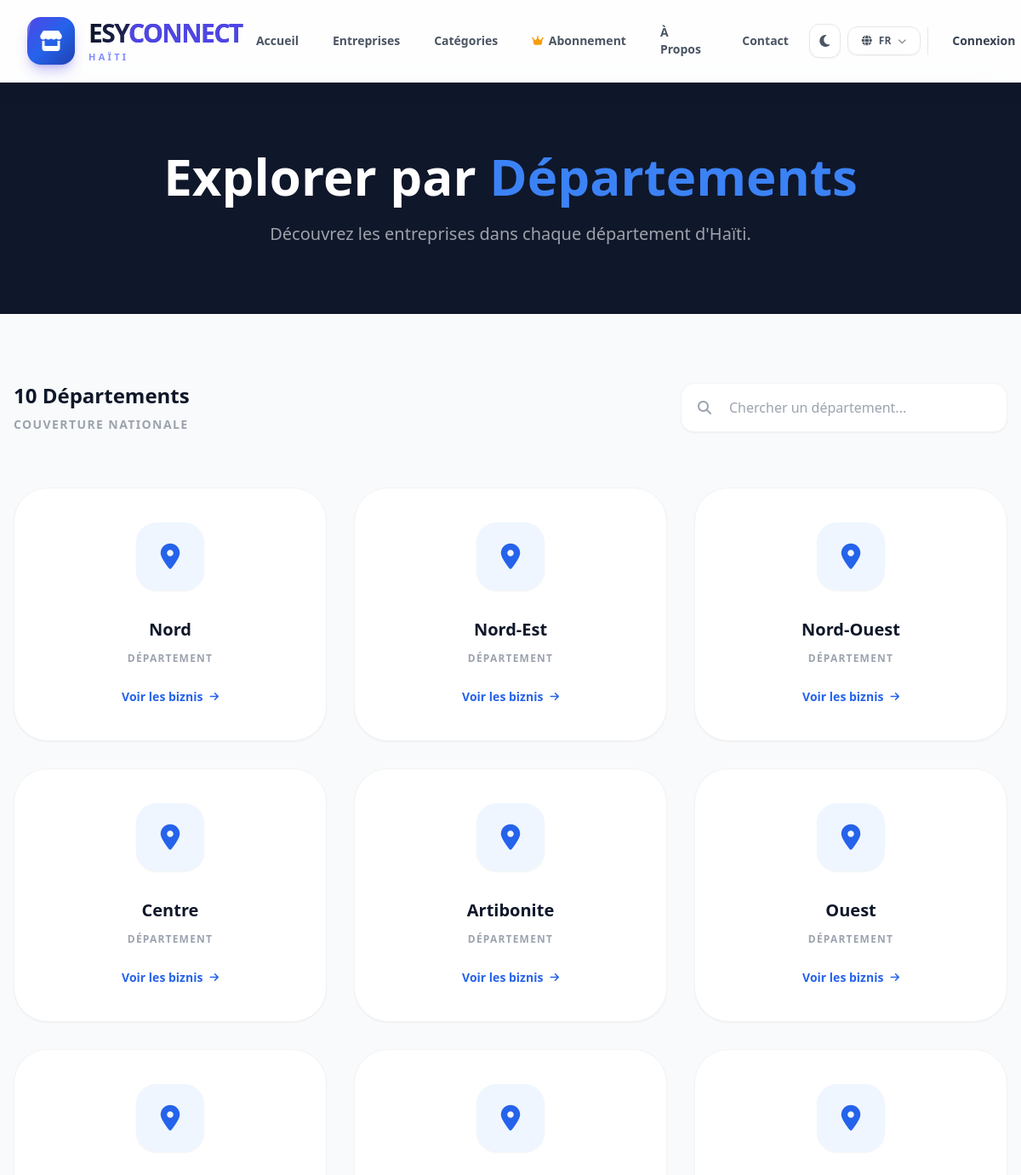
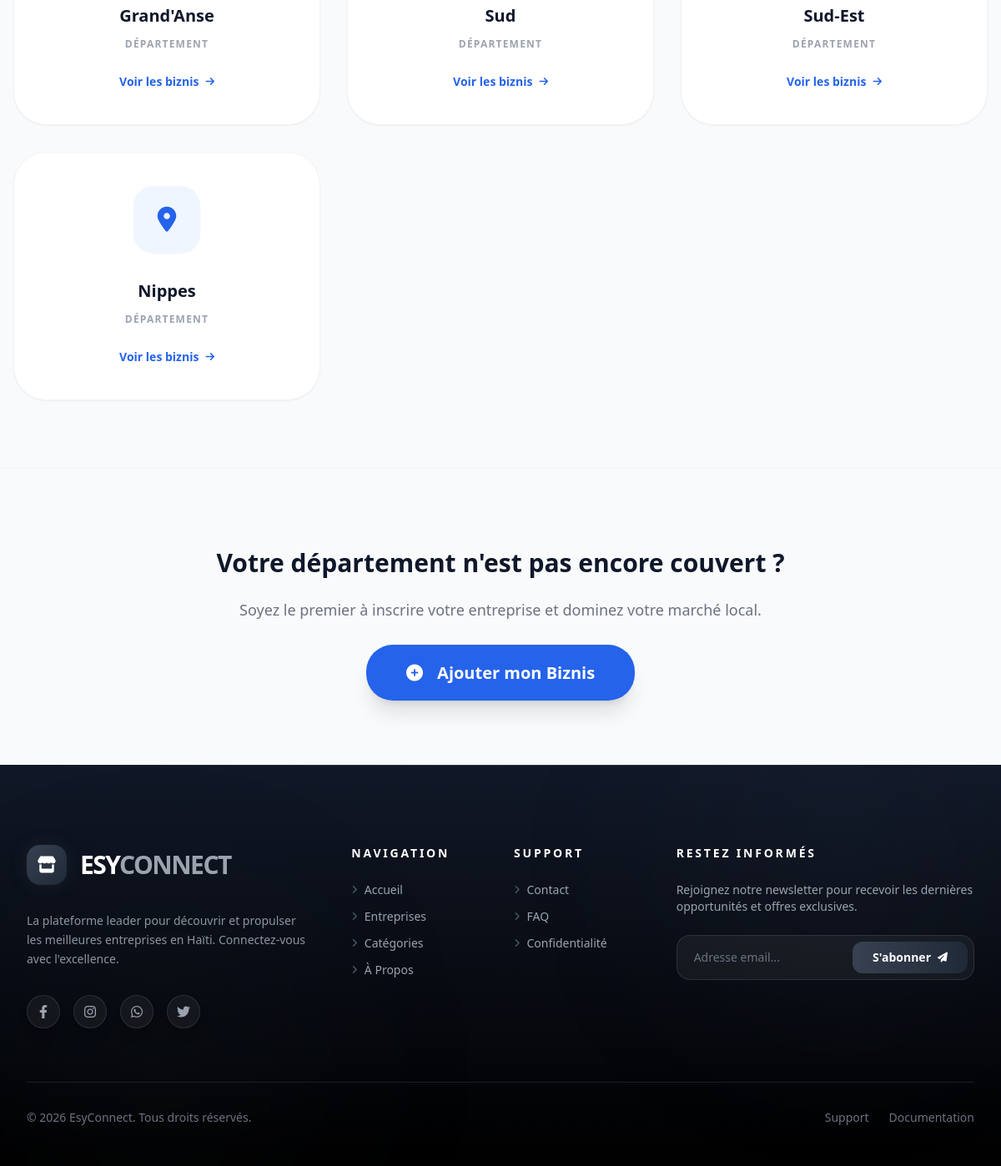
/fr/departements/, run on the app's committed database (2 pictures, top to bottom).
### business/models.py (models this page shows, shortened)
class Department(models.Model):
    name = models.CharField(max_length=100)
    class Meta:
        verbose_name = "Département"
        verbose_name_plural = "Départements"
    @property
    def slug(self):
        from django.utils.text import slugify
        return slugify(self.name)

### business/views.py (the view)
# urls.py: path('departements/', views.departments, name='departments'),
def departments(request):
    depts = Department.objects.prefetch_related('villes').all()
    return render(request, 'business/departments.html', {'departments': depts})

### templates/business/departments.html (shortened to what this page needs)
{% extends 'base.html' %}
{% load static %}
{% load i18n %}
{% block content %}
<div class="bg-esy-dark py-20">
    <div class="max-w-7xl mx-auto px-4 text-center">
        <h1 class="text-4xl md:text-6xl font-black text-white mb-6">{% trans "Explorer par" %} <span class="text-esy-blue-500">{% trans "Départements" %}</span></h1>
        <p class="text-xl text-white/60 font-medium max-w-2xl mx-auto">
            {% trans "Découvrez les entreprises dans chaque département d'Haïti." %}
        </p>
    </div>
</div>
<div class="max-w-7xl mx-auto px-4 py-20">
    <div class="mb-16 flex flex-col md:flex-row justify-between items-center gap-8">
        <div class="text-center md:text-left">
            <h2 class="text-2xl font-black text-esy-dark mb-2">{{ departments|length }} {% trans "Départements" %}</h2>
            <p class="text-gray-400 font-bold text-sm uppercase tracking-widest">{% trans "Couverture nationale" %}</p>
        </div>
        <div class="w-full md:w-96 relative">
            <i class="fas fa-search absolute left-5 top-1/2 -translate-y-1/2 text-gray-400"></i>
            <input type="text" id="departmentSearch" placeholder="{% trans 'Chercher un département...' %}"
                   class="w-full pl-14 pr-6 py-4 rounded-2xl bg-white border border-gray-100 shadow-sm focus:ring-2 focus:ring-esy-blue-600 focus:border-transparent transition-all font-medium">
        </div>
    </div>
    <div class="grid grid-cols-1 md:grid-cols-2 lg:grid-cols-3 xl:grid-cols-4 gap-8">
        {% for department in departments %}
        <a href="{% url 'business:department_detail' department.slug %}" class="group bg-white p-10 rounded-[2.5rem] border border-gray-100 shadow-sm hover:-translate-y-1 hover:shadow-lg transition-all duration-300 text-center">
            <div class="w-20 h-20 bg-esy-blue-50 text-esy-blue-600 rounded-3xl flex items-center justify-center mx-auto mb-8 text-3xl group-hover:bg-esy-blue-600 group-hover:text-white transition-all duration-300 shadow-sm">
                <i class="fas fa-map-marker-alt"></i>
            </div>
            <h3 class="text-xl font-black text-esy-dark mb-3">{{ department.name }}</h3>
            <p class="text-gray-400 font-bold text-xs uppercase tracking-widest mb-6">
                {% trans "Département" %}
            </p>
            <div class="inline-flex items-center text-esy-blue-600 font-black text-sm group-hover:gap-2 transition-all">
                {% trans "Voir les biznis" %} <i class="fas fa-arrow-right ml-2 text-xs"></i>
            </div>
        </a>
        {% endfor %}
    </div>
</div>
<div class="bg-gray-50 py-24 border-t border-gray-100">
    <div class="max-w-4xl mx-auto px-4 text-center">
        <h2 class="text-3xl font-black text-esy-dark mb-6">{% trans "Votre département n'est pas encore couvert ?" %}</h2>
        <p class="text-gray-500 font-medium text-lg mb-12">
            {% trans "Soyez le premier à inscrire votre entreprise et dominez votre marché local." %}
        </p>
        <a href="{% url 'business:register' %}" class="bg-esy-blue-600 text-white px-12 py-5 rounded-[2rem] font-black text-xl shadow-xl hover:scale-105 transition transform">
            <i class="fas fa-plus-circle mr-3"></i> {% trans "Ajouter mon Biznis" %}
        </a>
    </div>
</div>
{% endblock %}

### templates/base.html (style rules this page uses)
html, body { overflow-x: hidden; }

### data on the page
Department: name "Nord"
Department: name "Nord-Est"
Department: name "Nord-Ouest"
Department: name "Centre"
Department: name "Artibonite"
Department: name "Ouest"
Department: name "Grand'Anse"
Department: name "Sud"
Department: name "Sud-Est"
Department: name "Nippes"

### other printed values
{{ request.LANGUAGE_CODE|upper }} "FR"
{{ departments|length }} "10"
